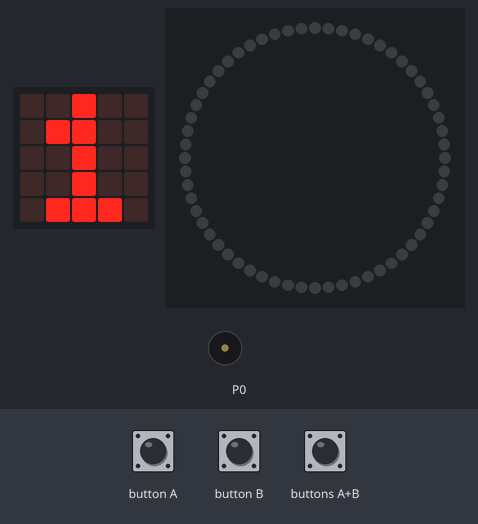
Recording of a program running on a simulated BBC micro:bit (MakeCode). Parts: the board's 5×5 LED display, 60 RGB LEDs in a ring, first at the top, clockwise, buzzer (waves = sounding). Inputs (shaded band) come from the test bench. Dim RGB values are drawn brighter than linear.

Above: at 1.9 s.
2.0 s: buttons A+B pressed for 0.15 s
5.1 s: button B pressed for 0.15 s
At 6.4 s:
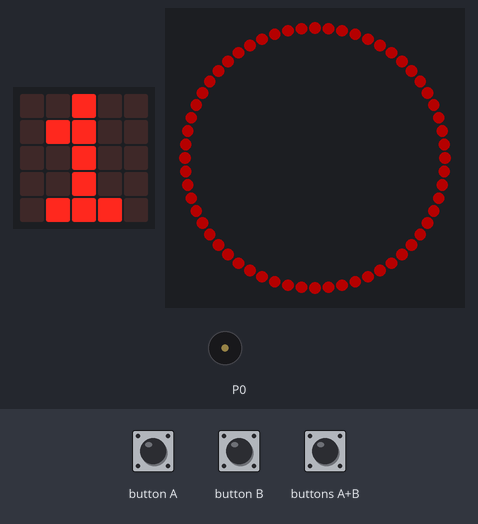
8.2 s: button B pressed for 0.15 s
At 8.7 s:
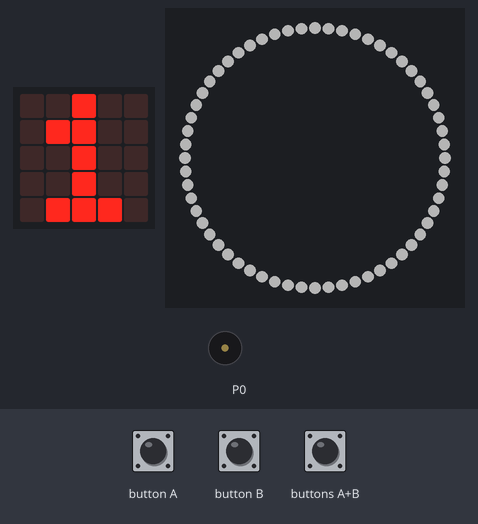
11.3 s: button B pressed for 0.15 s
At 12.3 s:
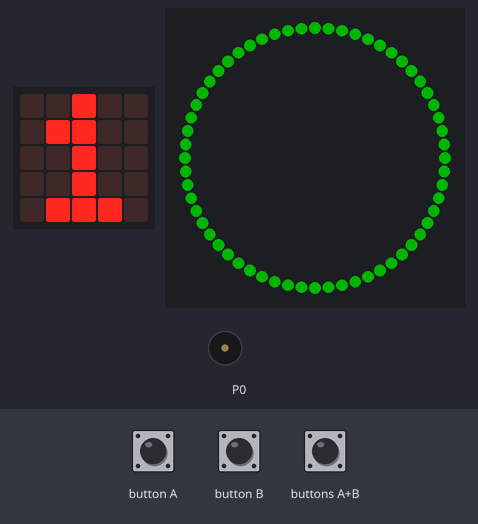
14.4 s: button B pressed for 0.15 s
At 15.8 s:
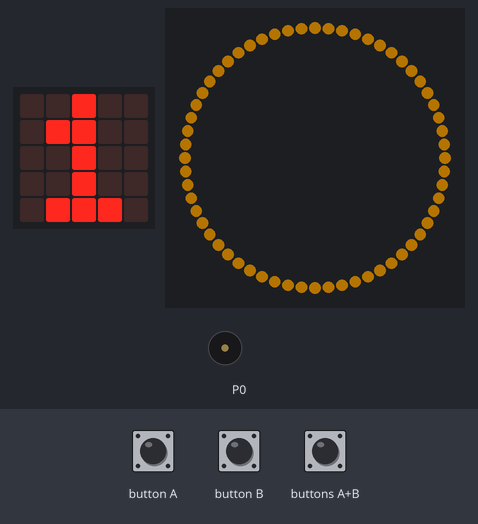
17.5 s: button B pressed for 0.15 s
At 18.2 s:
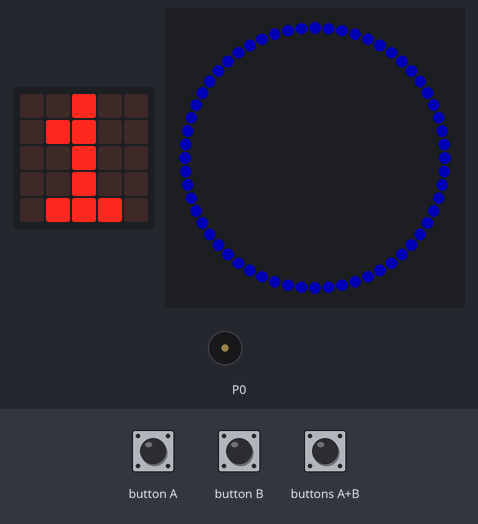
Timing chart, 0 to 63.2 s (numbered marks = the images above; inputs shaded):
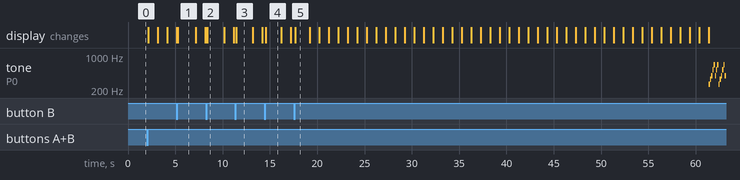

The program:

main.ts
```typescript
input.onButtonPressed(Button.A, function () {
    minutes = minutes + 1
    basic.showNumber(minutes)
    if (minutes == 9) {
        minutes = 0
    }
})
input.onButtonPressed(Button.AB, function () {
    brightness = 65
    haloDisplay.clear()
    while (current <= 59) {
        brightness = brightness - 1
        haloDisplay.setZipLedColor(current, kitronik_halo_hd.colors(colors[color]))
        haloDisplay.show()
        haloDisplay.setBrightness(brightness)
        haloDisplay.show()
        current += 1
        if (current < 60) {
            basic.pause(minutes * 1000)
        }
    }
    music.startMelody(music.builtInMelody(Melodies.Prelude), MelodyOptions.Once)
    haloDisplay.setBrightness(65)
    haloDisplay.showRainbow(0, 0)
    haloDisplay.show()
    current = 0
})
input.onButtonPressed(Button.B, function () {
    color = color + 1
    if (color == colors.length) {
        color = 0
    }
    haloDisplay.clear()
    haloDisplay.setBrightness(65)
    haloDisplay.showColor(kitronik_halo_hd.colors(colors[color]))
})
let current = 0
let minutes = 0
let haloDisplay: kitronik_halo_hd.ZIPHaloHd = null
let brightness = 0
let color = 0
let colors: number[] = []
brightness = 65
colors = [
ZipLedColors.Blue,
ZipLedColors.Red,
ZipLedColors.White,
ZipLedColors.Green,
ZipLedColors.Orange
]
haloDisplay = kitronik_halo_hd.createZIPHaloDisplay(60)
haloDisplay.clear()
minutes = 1
basic.showNumber(minutes)
```

test.ts
```typescript
// tests gaan hier; deze zal niet worden gecompileerd wanneer dit pakket wordt gebruikt als extensie.
```

Measured:
- by itself, tone on P0: plays 262 Hz for 0.13 s, 330 Hz for 0.13 s, 392 Hz for 0.13 s, 523 Hz for 0.13 s, 659 Hz for 0.13 s, 392 Hz for 0.13 s … (14 notes in this stretch)
